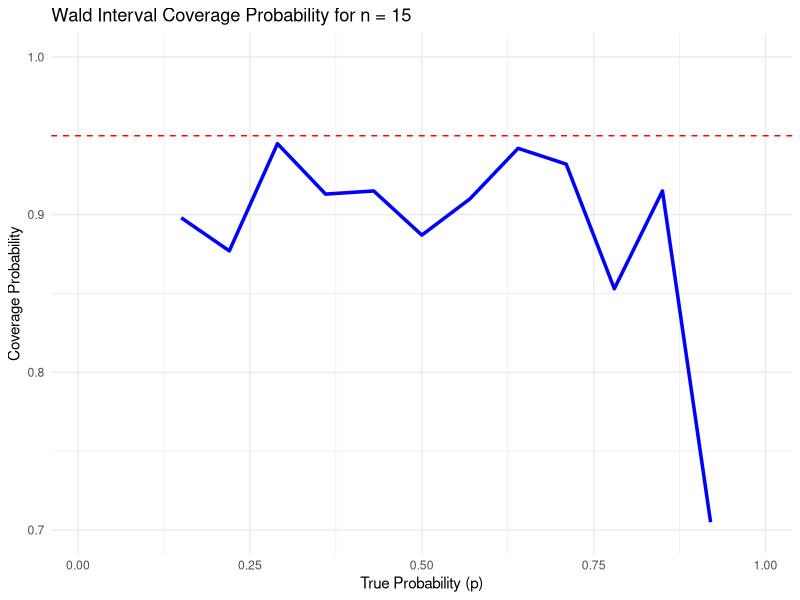
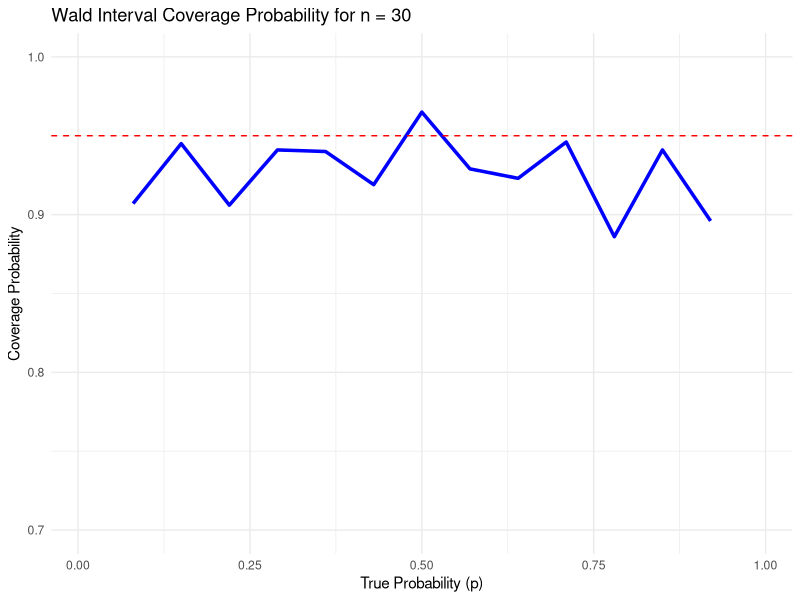
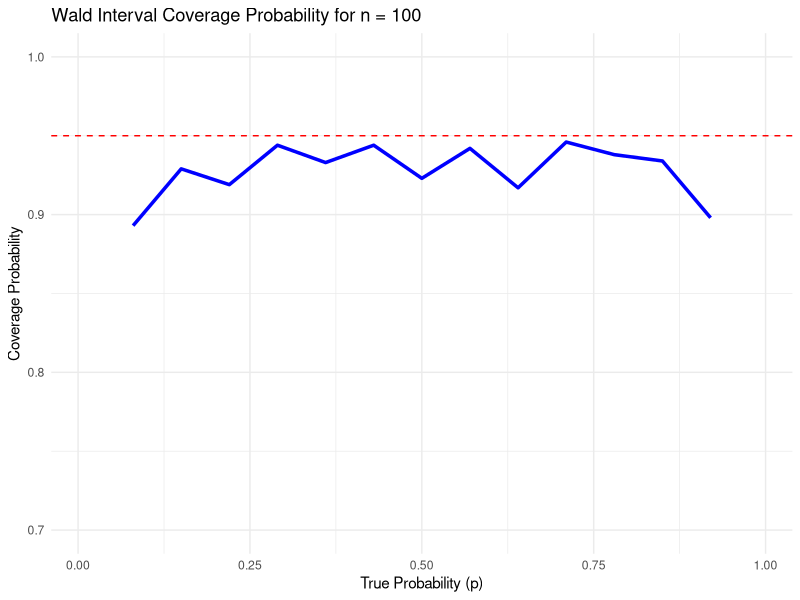
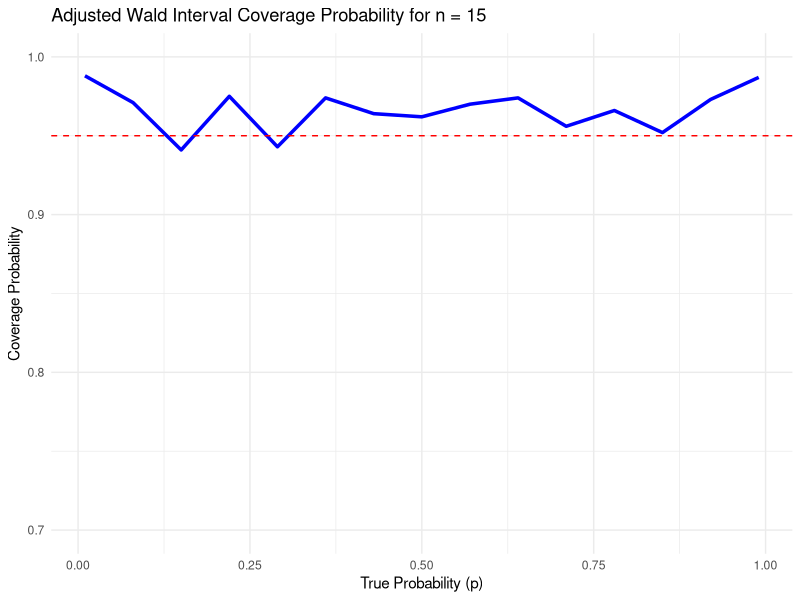
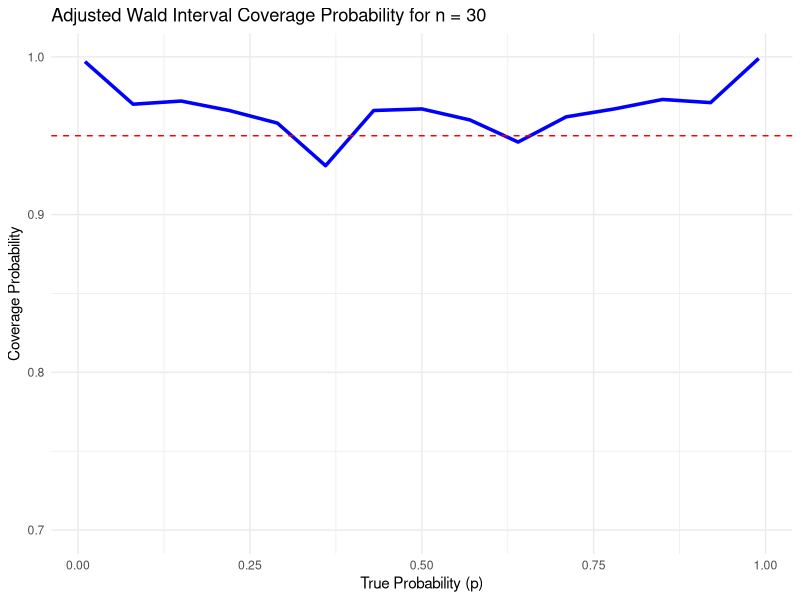
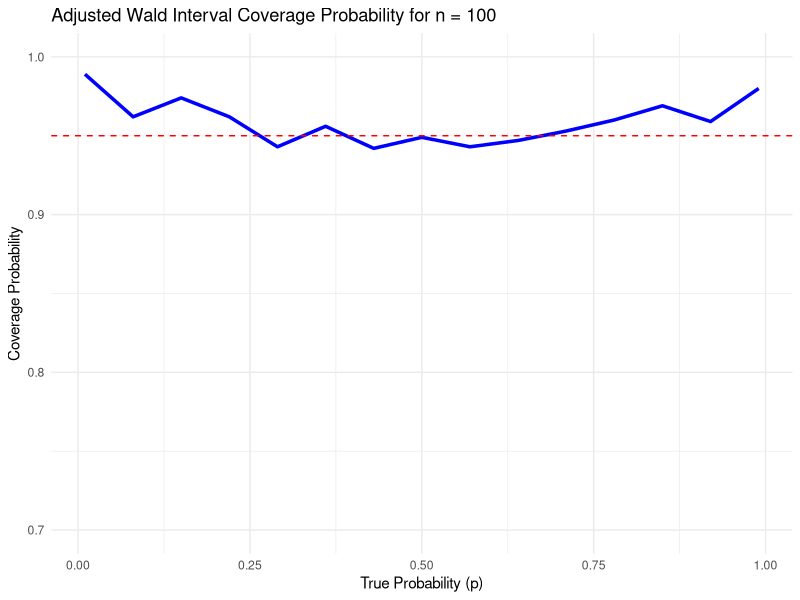
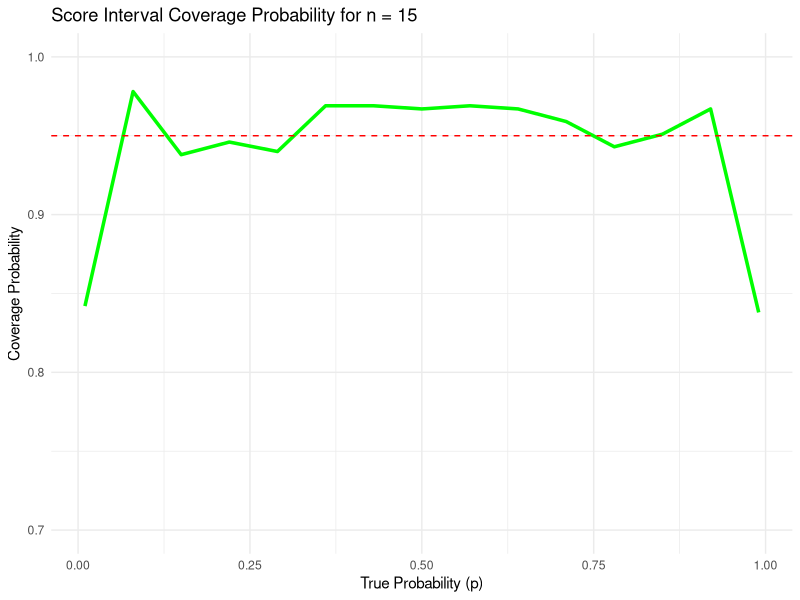
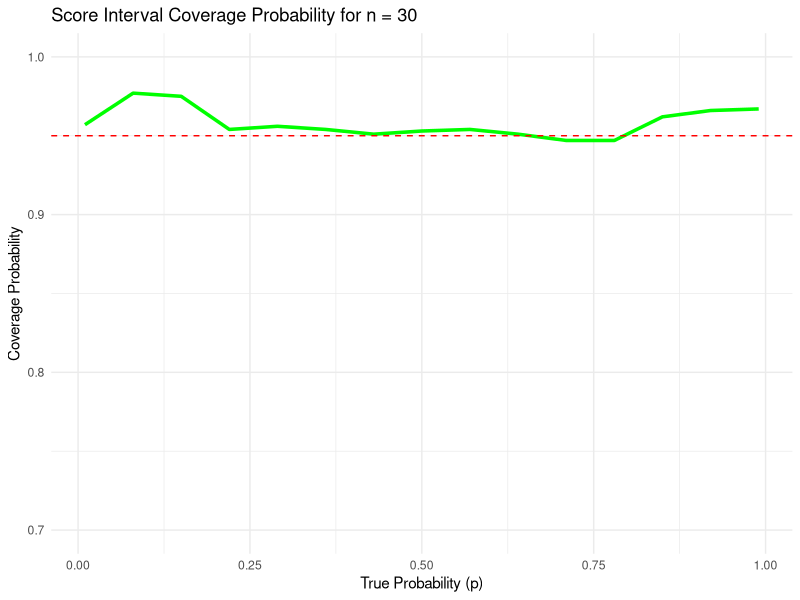

These figures' R source, in order: (Note: a time limit stopped this script after it produced the figures.)
## ---- chunk 1
library(ggplot2)
library(tidyverse)
## ---- chunk 2
# Set parameters and define variables for global use
set.seed(42)
N <- 1000  # samples
p_vals <- seq(0.01, 0.99, length.out = 15)  # Range of true probabilities
alpha <- 0.05  # Significance level
B <- 100  # Number of bootstrap samples
z <- qnorm(1 - alpha / 2)  # z value
## ---- chunk 3

waldCI <- function(y, n, alpha = 0.05) {
  if (y == 0) return(c(0, 0)) 
  if (y == n) return(c(1, 1)) 
  
  p_hat <- y / n
  error <- z * sqrt((p_hat * (1 - p_hat)) / n)
  return(c(p_hat - error, p_hat + error))
}

# Function to check if the true probability is within the confidence interval
check_coverage <- function(ci, p) {
  return(p >= ci[1] & p <= ci[2])
}

# Main function for simulation and coverage calculation
simulate_confidence_intervals <- function(N, n, alpha) {
  coverage_results <- list() 

  for (p in p_vals) {
    y_samples <- rbinom(N, size = n, prob = p) 
    ci_wald <- t(sapply(y_samples, waldCI, n = n, alpha = alpha))
    wald_coverage <- mean(apply(ci_wald, 1, check_coverage, p = p))
    
    coverage_results[[as.character(p)]] <- data.frame(
      p = p,
      coverage = wald_coverage,
      method = "Wald"
    )
  }

  # Combine all results into a single data frame
  coverage_results_df <- do.call(rbind, coverage_results)
  
  return(coverage_results_df)
}

# Sample sizes to iterate over
n_values <- c(15, 30, 100)  

# Loop through each sample size and create separate plots
for (n in n_values) {

  wald_coverage_results <- simulate_confidence_intervals(N, n)

  # Plot the coverage probabilities for the Wald interval
p_plot <- 
  ggplot(wald_coverage_results, aes(x = p, y = coverage)) +
    geom_line(color = "blue", size = 1.2) +
    labs(title = paste("Wald Interval Coverage Probability for n =", n),
         x = "True Probability (p)",
         y = "Coverage Probability") +
    ylim(0.7, 1.0) +
    geom_hline(yintercept = 0.95, linetype = "dashed", color = "red") + 
    theme_minimal() +
    theme(legend.position = "none",
    panel.background = element_rect(fill = "white", color = "white"), 
          plot.background = element_rect(fill = "white", color = "white"))

  # Save the plot as a PNG file
  ggsave(filename = paste("wald_coverage_n_", n, ".png", sep = ""), plot = p_plot, width = 8, height = 6)
}

## ---- chunk 4

AwaldCI <- function(y, n, alpha) {
  p <- (y + 2) / (n + 4)
  ci <- c(p - z * sqrt(p * (1 - p) / (n + 4)), 
          p + z * sqrt(p * (1 - p) / (n + 4)))
  return(ci)
}

# Function to check if the true probability is within the confidence interval
check_coverage <- function(ci, p) {
  return(p >= ci[1] & p <= ci[2])
}

# Main function for simulation and coverage calculation
simulate_Awald_intervals <- function(N, n, alpha) {
  coverage_results <- list()

  for (p in p_vals) {
    y_samples <- rbinom(N, size = n, prob = p) 
    ci_Awald <- t(sapply(y_samples, AwaldCI, n = n, alpha = alpha))
    Awald_coverage <- mean(apply(ci_Awald, 1, check_coverage, p = p))
    
    coverage_results[[as.character(p)]] <- data.frame(
      p = p,
      coverage = Awald_coverage,
      method = "Adjusted Wald"
    )
  }

  # Combine all results into a single data frame
  coverage_results_df <- do.call(rbind, coverage_results)
  
  return(coverage_results_df)
}

# Sample sizes to iterate over
n_values <- c(15, 30, 100)  

# Loop through each sample size and create separate plots
for (n in n_values) {

  Awald_coverage_results <- simulate_Awald_intervals(N = 1000, n = n)

  # Plot the coverage probabilities for the Adjusted Wald interval
  library(ggplot2)

p_plot <- ggplot(Awald_coverage_results, aes(x = p, y = coverage)) +
    geom_line(color = "blue", size = 1.2) +
    labs(title = paste("Adjusted Wald Interval Coverage Probability for n =", n),
         x = "True Probability (p)",
         y = "Coverage Probability") +
    ylim(0.7, 1.0) +
    geom_hline(yintercept = 0.95, linetype = "dashed", color = "red") + 
    theme_minimal() +
    theme(legend.position = "none",,
    panel.background = element_rect(fill = "white", color = "white"),
          plot.background = element_rect(fill = "white", color = "white"))

  # Save the plot as a PNG file
  ggsave(filename = paste("Awald_coverage_n_", n, ".png", sep = ""), plot = p_plot, width = 8, height = 6)
}

## ---- chunk 5
scoreCI <- function(y, n, alpha) {
  p <- y / n
  ci <- c(
    (p + z^2 / (2 * n) - z * sqrt((p * (1 - p) + z^2 / (4 * n)) / n)) / (1 + z^2 / n),
    (p + z^2 / (2 * n) + z * sqrt((p * (1 - p) + z^2 / (4 * n)) / n)) / (1 + z^2 / n)
  )
  return(ci)
}

# Function to check if the true probability is within the confidence interval
check_coverage <- function(ci, p) {
  return(p >= ci[1] & p <= ci[2])
}

# Main function for simulation and coverage calculation
simulate_score_intervals <- function(N, n, alpha ) {
  coverage_results <- list()

  for (p in p_vals) {
    y_samples <- rbinom(N, size = n, prob = p) 
    ci_score <- t(sapply(y_samples, scoreCI, n, alpha))
    score_coverage <- mean(apply(ci_score, 1, check_coverage, p = p))
    
    coverage_results[[as.character(p)]] <- data.frame(
      p = p,
      coverage = score_coverage,
      method = "Score"
    )
  }

  # Combine all results into a single data frame
  coverage_results_df <- do.call(rbind, coverage_results)
  
  return(coverage_results_df)
}

# Sample sizes to iterate over
n_values <- c(15, 30, 100)  

# Loop through each sample size and create separate plots
for (n in n_values) {

  score_coverage_results <- simulate_score_intervals(N , n )

  # Plot the coverage probabilities for the Score interval
  library(ggplot2)

  p_plot <- ggplot(score_coverage_results, aes(x = p, y = coverage)) +
    geom_line(color = "green", size = 1.2) +
    labs(title = paste("Score Interval Coverage Probability for n =", n),
         x = "True Probability (p)",
         y = "Coverage Probability") +
    ylim(0.7, 1.0) +
    geom_hline(yintercept = 0.95, linetype = "dashed", color = "red") +  
    theme_minimal() +
    theme(legend.position = "none",,
    panel.background = element_rect(fill = "white", color = "white"), 
          plot.background = element_rect(fill = "white", color = "white"))

  # Save the plot as a PNG file
  ggsave(filename = paste("score_coverage_n_", n, ".png", sep = ""), plot = p_plot, width = 8, height = 6)
}
## ---- chunk 6
exactCI <- function(y, n, alpha) {
  if (y == 0) return(c(0, 1 - (alpha / 2)^(1/n)))
  if (y == n) return(c((alpha / 2)^(1/n), 1))
  
  lower <- 1 / (1 + (n - y + 1) / (y * qf(1 - alpha / 2, 2 * y, 2 * (n - y + 1), lower.tail = FALSE)))
  upper <- 1 / (1 + (n - y) / ((y + 1) * qf(alpha / 2, 2 * (y + 1), 2 * (n - y), lower.tail = FALSE)))
  
  return(c(lower, upper))
}

# Function to check if the true probability is within the confidence interval=
check_coverage <- function(ci, p) {
  return(p >= ci[1] & p <= ci[2])
}

# Main function for simulation and coverage calculation
simulate_exact_intervals <- function(N, n, alpha) {
  coverage_results <- list()

  for (p in p_vals) {
    y_samples <- rbinom(N, size = n, prob = p)
    ci_exact <- t(sapply(y_samples, exactCI, n, alpha))
    exact_coverage <- mean(apply(ci_exact, 1, check_coverage, p = p))
    
    coverage_results[[as.character(p)]] <- data.frame(
      p = p,
      coverage = exact_coverage,
      method = "Exact"
    )
  }

    # Combine all results into a single data frame
  coverage_results_df <- do.call(rbind, coverage_results)
  return(coverage_results_df)
}

#Iterate over values of n
n_values <- c(15, 30, 100)

coverage_list <- list()

# Loop through each sample size and create separate plots
for (n in n_values) {
  exact_coverage_results <- simulate_exact_intervals(N, n, alpha)
  coverage_list[[as.character(n)]] <- exact_coverage_results
  
  library(ggplot2)

  p_plot <- ggplot(exact_coverage_results, aes(x = p, y = coverage)) +
    geom_line(color = "purple", size = 1.2) +
    labs(title = paste("Exact Interval (Clopper-Pearson) Coverage Probability for n =", n),
         x = "True Probability (p)",
         y = "Coverage Probability") +
    ylim(0.7, 1.0) +
    geom_hline(yintercept = 0.95, linetype = "dashed", color = "red") +
    theme_minimal() +
    theme(legend.position = "none",
          panel.background = element_rect(fill = "white", color = "white"),
          plot.background = element_rect(fill = "white", color = "white"))

    # Save the plot as a PNG file
  ggsave(filename = paste("exact_coverage_n_", n, ".png", sep = ""), plot = p_plot, width = 8, height = 6)
}
## ---- chunk 7
bootstrap_percentileCI <- function(y, n, B , alpha) {
  # Special cases
  if (y == 0) return(list(percentile = c(0, 0)))
  if (y == n) return(list(percentile = c(1, 1)))
  
  p_hat <- y / n
  # Generate bootstrap samples for the mean
  boot_samples <- replicate(B, mean(rbinom(n, size = 1, prob = p_hat)))
  
  # Percentile-based confidence interval
  ci_percentile <- quantile(boot_samples, probs = c(alpha / 2, 1 - alpha / 2), na.rm = TRUE)
  
  # Return the confidence interval as a named list
  return(list(percentile = ci_percentile))
}

# Function to check coverage
check_coverage <- function(ci, p) {
  return(p >= ci[1] & p <= ci[2])
}

# Main function for Bootstrap Percentile interval
simulate_bootstrap_percentile_intervals <- function(N , n, alpha , B ) {
  coverage_results <- list()

  for (p in p_vals) {
    y_samples <- rbinom(N, size = n, prob = p)
    
    ci_percentile_list <- vector("list", length(y_samples))
    
    for (i in seq_along(y_samples)) {
      ci_percentile_list[[i]] <- bootstrap_percentileCI(y_samples[i], n, B = B, alpha = alpha)$percentile
    }
    
    ci_percentile_matrix <- do.call(rbind, ci_percentile_list)
    percentile_coverage <- mean(apply(ci_percentile_matrix, 1, check_coverage, p = p))
    
    coverage_results[[as.character(p)]] <- data.frame(
      p = p,
      coverage = percentile_coverage,
      method = "Bootstrap Percentile"
    )
  }

  # Combine all results into a single data frame
  coverage_results_df <- do.call(rbind, coverage_results)
  
  return(coverage_results_df)
}

# Sample sizes to iterate over
n_values <- c(15, 30, 100)

# Loop through each sample size and create separate plots
for (n in n_values) {
  bootstrap_percentile_results <- simulate_bootstrap_percentile_intervals(N , n, alpha, B )

  p_plot <- ggplot(bootstrap_percentile_results, aes(x = p, y = coverage)) +
    geom_line(color = "orange", size = 1.2) +
    labs(title = paste("Bootstrap Percentile Interval Coverage Probability for n =", n),
         x = "True Probability (p)",
         y = "Coverage Probability") +
    ylim(0.7, 1.0) +
    geom_hline(yintercept = 0.95, linetype = "dashed", color = "red") + 
    theme_minimal() +
    theme(legend.position = "none",
    panel.background = element_rect(fill = "white", color = "white"),
          plot.background = element_rect(fill = "white", color = "white"))

  # Save the plot as a PNG file
  ggsave(filename = paste("bootstrap_percentile_coverage_n_", n, ".png", sep = ""), plot = p_plot, width = 8, height = 6)
}
## ---- chunk 8
# Define the Bootstrap T-interval function
bootstrap_tCI <- function(y, n, B, alpha) {
  if (y == 0) return(c(0, 0))
  if (y == n) return(c(1, 1))
  
  p_hat <- y / n
  # Generate bootstrap samples
  boot_samples <- replicate(B, mean(rbinom(n, size = 1, prob = p_hat)))
  
  # Compute t-statistics
  t_stat <- (boot_samples - p_hat) / sqrt((p_hat * (1 - p_hat)) / n)
  
  # T-interval confidence interval
  ci_t <- p_hat + quantile(t_stat, probs = c(alpha / 2, 1 - alpha / 2), na.rm = TRUE) * sqrt((p_hat * (1 - p_hat)) / n)
  
  return(ci_t)
}

# Function to check if true probability is within the confidence interval
check_coverage <- function(ci, p) {
  return(ci[1] <= p && ci[2] >= p)
}

# Dataframe to store the n values
bootstrap_t_results <- data.frame()

# Sample sizes to iterate over
n_values <- c(15, 30, 100)

# Bootstrap T-Interval Coverage Simulation for each n
for (n in n_values) {
  for (p in p_vals) {
    y_samples <- rbinom(B, size = n, prob = p)
    
    ci_t_intervals <- t(sapply(y_samples, bootstrap_tCI, n = n, B, alpha = alpha))
    
    # Check coverage for each p
    t_interval_coverage <- mean(sapply(1:nrow(ci_t_intervals), function(i) {
      check_coverage(ci_t_intervals[i, ], p)
    }))
    
    # Store results for bootstrap t-interval
    bootstrap_t_results <- rbind(bootstrap_t_results, data.frame(
      p = p,
      coverage = t_interval_coverage,
      method = "bootstrap_t_interval",
      n = n
    ))
  }
}

for (n in n_values) {
  plot_data <- subset(bootstrap_t_results, n == n)
  
  # Plot for Bootstrap T-Interval
  p_plot <- ggplot(plot_data, aes(x = p, y = coverage, color = method, linetype = method)) +
    geom_line(size = 1.2) +
    labs(title = paste("Bootstrap T-Interval Coverage (n =", n, ")"),
         x = "True Probability (p)",
         y = "Coverage Probability") +
    geom_hline(yintercept = 0.95, linetype = "dashed", color = "red") + 
    theme_minimal() + ylim(0.7, 1.0) +
    theme(legend.position = "bottom",
          panel.background = element_rect(fill = "white", color = "white"),
          plot.background = element_rect(fill = "white", color = "white"))
   # Save the plot as a PNG file
  ggsave(filename = paste("bootstrap_t_coverage_n_", n, ".png", sep = ""), plot = p_plot, width = 8, height = 6)
}
## ---- chunk 9
# Function to check coverage details
check_coverage_details <- function(ci, p) {
  if (p >= ci[1] & p <= ci[2]) {
    return(c(capture = 1, miss_above = 0, miss_below = 0))  # Captures the true value
  } else if (p < ci[1]) {
    return(c(capture = 0, miss_above = 1, miss_below = 0))  # Misses above
  } else {
    return(c(capture = 0, miss_above = 0, miss_below = 1))  # Misses below
  }
}


# Data frame for results
bootstrap_coverage_results <- data.frame()

# Function for Bootstrap t Interval
bootstrap_tCI <- function(y, n, B, alpha) {
  if (y == 0) return(c(0, 0))
  if (y == n) return(c(1, 1))
  
  p_hat <- y / n
  # Generate bootstrap samples
  boot_samples <- replicate(B, mean(rbinom(n, size = 1, prob = p_hat)))
  
  # Compute t-statistics
  t_stat <- (boot_samples - p_hat) / sqrt((p_hat * (1 - p_hat)) / n)
  
  # T-interval confidence interval
  ci_t <- p_hat + quantile(t_stat, probs = c(alpha / 2, 1 - alpha / 2), na.rm = TRUE) * sqrt((p_hat * (1 - p_hat)) / n)
  
  return(ci_t)
}

# Generate samples and compute coverage probabilities for both bootstrap methods
for (p in p_vals) {
  y_samples <- rbinom(B, size = n, prob = p)  # Generate random samples
  
  # Calculate bootstrap CIs for percentile
  ci_bootstrap_percentile <- lapply(y_samples, bootstrap_percentileCI, n = n, B = B, alpha = alpha)
  ci_percentile <- do.call(rbind, lapply(ci_bootstrap_percentile, function(x) x$percentile))
  
  # Calculate bootstrap CIs for t interval
  ci_bootstrap_t <- t(sapply(y_samples, bootstrap_tCI, n = n, B = B, alpha = alpha))
  
  # Coverage and miss probabilities for percentile intervals
  percentile_coverage_details <- t(apply(ci_percentile, 1, check_coverage_details, p = p))
  percentile_coverage <- colMeans(percentile_coverage_details)
  
  # Coverage and miss probabilities for t intervals
  t_coverage_details <- t(apply(ci_bootstrap_t, 1, check_coverage_details, p = p))
  t_coverage <- colMeans(t_coverage_details)
  
  # Store the results for both methods
  bootstrap_coverage_results <- rbind(bootstrap_coverage_results, 
                                      data.frame(
                                        p = p,
                                        coverage = percentile_coverage[1],  # 
                                        miss_above = percentile_coverage[2],  
                                        miss_below = percentile_coverage[3],  
                                        method = "bootstrap_percentile"
                                      ),
                                      data.frame(
                                        p = p,
                                        coverage = t_coverage[1],
                                        miss_above = t_coverage[2], 
                                        miss_below = t_coverage[3], 
                                        method = "bootstrap_t_interval"
                                      ))
}


bootstrap_coverage_results

## ---- chunk 10
# Data frame for Wald
wald_coverage_results <- data.frame()

# Loop over the true probability values to compute coverage and miss rates for the Wald interval
for (p in p_vals) {
  y_samples <- rbinom(N, size = n, prob = p)  # Generate random samples
  ci_wald <- t(sapply(y_samples, waldCI, n = n, alpha = alpha))  # Wald CI for each sample
  
  # Check coverage and proportion of misses for Wald intervals
  wald_coverage_details <- t(apply(ci_wald, 1, check_coverage_details, p = p))
  wald_coverage <- colMeans(wald_coverage_details)
  
  # Store the results for Wald Interval (without average length)
  wald_coverage_results <- rbind(wald_coverage_results, data.frame(
    p = p,
    coverage = wald_coverage[1],  
    miss_above = wald_coverage[2],  
    miss_below = wald_coverage[3],  
    method = "Wald"
  ))
}

wald_coverage_results

## ---- chunk 11
# Data Frame for Adj Wald
Awald_coverage_results <- data.frame()

# Loop over the true probability values to compute coverage and miss rates for the Adjusted Wald interval
for (p in p_vals) {
  y_samples <- rbinom(N, size = n, prob = p)
  ci_Awald <- t(sapply(y_samples, AwaldCI, n = n, alpha = alpha))  
  
  # Check coverage and proportion of misses for Adjusted Wald intervals
  Awald_coverage_details <- t(apply(ci_Awald, 1, check_coverage_details, p = p))
  Awald_coverage <- colMeans(Awald_coverage_details)
  
  # Store the results for Adjusted Wald Interval (without average length)
  Awald_coverage_results <- rbind(Awald_coverage_results, data.frame(
    p = p,
    coverage = Awald_coverage[1],  
    miss_above = Awald_coverage[2], 
    miss_below = Awald_coverage[3],  
    method = "AWald"
  ))
}

Awald_coverage_results
## ---- chunk 12
# Data Frame for Score
score_coverage_results <- data.frame()

# Loop over the true probability values to compute coverage and miss rates for the Score interval
for (p in p_vals) {
  y_samples <- rbinom(N, size = n, prob = p) 
  ci_score <- t(sapply(y_samples, scoreCI, n = n, alpha = alpha)) 
  
  # Check coverage and proportion of misses for Score intervals
  score_coverage_details <- t(apply(ci_score, 1, check_coverage_details, p = p))
  score_coverage <- colMeans(score_coverage_details)
  
  # Store the results for Score Interval (without average length)
  score_coverage_results <- rbind(score_coverage_results, data.frame(
    p = p,
    coverage = score_coverage[1],  
    miss_above = score_coverage[2],  
    miss_below = score_coverage[3],  
    method = "Score"
  ))
}

score_coverage_results
## ---- chunk 13
#Data frame for Exact
exact_coverage_results <- data.frame()

# Loop over the true probability values to compute coverage and miss rates for the Exact interval
for (p in p_vals) {
  y_samples <- rbinom(N, size = n, prob = p)  
  ci_exact <- t(sapply(y_samples, exactCI, n = n, alpha = alpha)) 
  
  # Check coverage and proportion of misses for Exact intervals
  exact_coverage_details <- t(apply(ci_exact, 1, check_coverage_details, p = p))
  exact_coverage <- colMeans(exact_coverage_details)
  
  # Store the results for Clopper-Pearson (Exact) Interval (without average length)
  exact_coverage_results <- rbind(exact_coverage_results, data.frame(
    p = p,
    coverage = exact_coverage[1],
    miss_above = exact_coverage[2],  
    miss_below = exact_coverage[3],  
    method = "Exact"
  ))
}

exact_coverage_results
## ---- chunk 14
library(ggplot2)

# Function to calculate average length of confidence intervals
calculate_average_length <- function(N, n, alpha) {
  lengths <- data.frame(p = numeric(), length = numeric(), method = character())
  
  for (p in p_vals) {
    y_samples <- rbinom(N, size = n, prob = p)
    
    # Calculate lengths for each method
    ci_wald <- t(sapply(y_samples, waldCI, n = n, alpha = alpha))
    lengths <- rbind(lengths, data.frame(p = p, length = ci_wald[, 2] - ci_wald[, 1], method = "Wald"))
    
    ci_Awald <- t(sapply(y_samples, AwaldCI, n = n, alpha = alpha))
    lengths <- rbind(lengths, data.frame(p = p, length = ci_Awald[, 2] - ci_Awald[, 1], method = "Adjusted Wald"))
    
    ci_score <- t(sapply(y_samples, scoreCI, n = n, alpha = alpha))
    lengths <- rbind(lengths, data.frame(p = p, length = ci_score[, 2] - ci_score[, 1], method = "Score"))
    
    ci_exact <- t(sapply(y_samples, exactCI, n = n, alpha = alpha))
    lengths <- rbind(lengths, data.frame(p = p, length = ci_exact[, 2] - ci_exact[, 1], method = "Exact"))
    
    ci_percentile <- sapply(y_samples, function(y) bootstrap_percentileCI(y, n, B, alpha)$percentile)
    lengths <- rbind(lengths, data.frame(p = p, length = ci_percentile[2, ] - ci_percentile[1, ], method = "Bootstrap Percentile"))
    
    ci_t <- sapply(y_samples, function(y) bootstrap_tCI(y, n, B, alpha))
    lengths <- rbind(lengths, data.frame(p = p, length = ci_t[2, ] - ci_t[1, ], method = "Bootstrap T"))
  }
  
  # Calculate average lengths
  average_lengths <- aggregate(length ~ p + method, data = lengths, FUN = mean)
  
  return(average_lengths)
}

# Sample sizes to iterate over
n_values <- c(15, 30, 100)
mean_lengths_results <- data.frame(method = character(), n_15 = numeric(), n_30 = numeric(), n_100 = numeric(), stringsAsFactors = FALSE)

# Loop through each sample size and create plots
for (n in n_values) {
  average_lengths_results <- calculate_average_length(N, n = n, alpha)
  
 
  plot <- ggplot(average_lengths_results, aes(x = p, y = length, color = method)) +
    geom_smooth(se = FALSE, size = 1.2) +
    labs(title = paste("Average Length of Confidence Intervals for n =", n),
         x = "True Probability (p)",
         y = "Average Length of CIs") +
    ylim(0.0, 0.5) +
    scale_x_continuous(breaks = seq(0, 1, by = 0.25)) +
    theme_minimal() +
    theme(legend.position = "bottom",
          panel.background = element_rect(fill = "white", color = "white"),
          plot.background = element_rect(fill = "white", color = "white"))
  
  # Save the plot
  ggsave(filename = paste("average_length_CI_n_", n, ".png", sep = ""), plot = plot, width = 8, height = 6)
  
  mean_lengths <- aggregate(length ~ method, data = average_lengths_results, FUN = mean)
  mean_lengths_results <- merge(mean_lengths_results, mean_lengths, by = "method", all = TRUE)
  colnames(mean_lengths_results)[n_values == n + 14] <- paste("n_", n, sep = "")
}

print(mean_lengths_results)


## ---- chunk 15
# Function to calculate average length and standard error of confidence intervals
calculate_average_length_with_se <- function(N, n, alpha) {
  lengths <- data.frame(p = numeric(), length = numeric(), method = character())
  
  for (p in p_vals) {
    y_samples <- rbinom(N, size = n, prob = p)
    
    # Calculate lengths for each method
    ci_wald <- t(sapply(y_samples, waldCI, n = n, alpha = alpha))
    lengths <- rbind(lengths, data.frame(p = p, length = ci_wald[, 2] - ci_wald[, 1], method = "Wald"))
    
    ci_Awald <- t(sapply(y_samples, AwaldCI, n = n, alpha = alpha))
    lengths <- rbind(lengths, data.frame(p = p, length = ci_Awald[, 2] - ci_Awald[, 1], method = "Adjusted Wald"))
    
    ci_score <- t(sapply(y_samples, scoreCI, n = n, alpha = alpha))
    lengths <- rbind(lengths, data.frame(p = p, length = ci_score[, 2] - ci_score[, 1], method = "Score"))
    
    ci_exact <- t(sapply(y_samples, exactCI, n = n, alpha = alpha))
    lengths <- rbind(lengths, data.frame(p = p, length = ci_exact[, 2] - ci_exact[, 1], method = "Exact"))
    
    ci_percentile <- sapply(y_samples, function(y) bootstrap_percentileCI(y, n, B, alpha)$percentile)
    lengths <- rbind(lengths, data.frame(p = p, length = ci_percentile[2, ] - ci_percentile[1, ], method = "Bootstrap Percentile"))
    
    ci_t <- sapply(y_samples, function(y) bootstrap_tCI(y, n, B, alpha))
    lengths <- rbind(lengths, data.frame(p = p, length = ci_t[2, ] - ci_t[1, ], method = "Bootstrap T"))
  }
  
  # Calculate average lengths and standard errors
  average_lengths <- aggregate(length ~ method, data = lengths, FUN = mean)
  standard_errors <- aggregate(length ~ method, data = lengths, FUN = function(x) sd(x) / sqrt(N))
  
  # Combine average lengths and standard errors
  combined_results <- merge(average_lengths, standard_errors, by = "method")
  colnames(combined_results) <- c("method", "avg_length", "se_length")
  
  return(combined_results)
}

# Initialize a table to store SE results with the correct structure
se_table <- data.frame(Method = character(6), n_15 = numeric(6), n_30 = numeric(6), n_100 = numeric(6))

# Sample sizes to iterate over
n_values <- c(15, 30, 100)

# Loop through each sample size and store the SE results
for (n in n_values) {
  results <- calculate_average_length_with_se(N, n = n, alpha)
  
  if (n == 15) {
    se_table$n_15 <- results$se_length
  } else if (n == 30) {
    se_table$n_30 <- results$se_length
  } else if (n == 100) {
    se_table$n_100 <- results$se_length
  }
  

  se_table$Method <- results$method
}

print(se_table)
